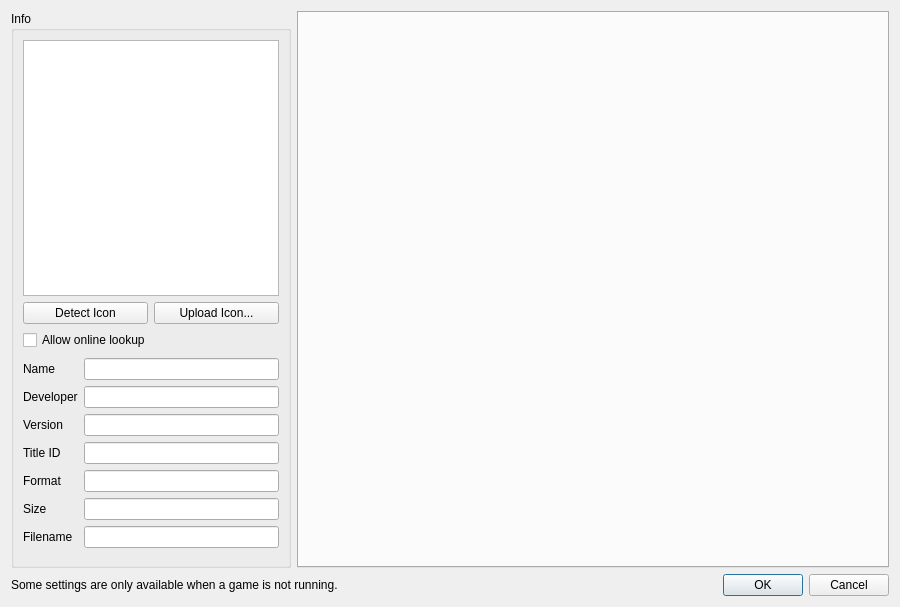
<?xml version="1.0" encoding="UTF-8"?>
<ui version="4.0">
 <class>ConfigurePerGame</class>
 <widget class="QDialog" name="ConfigurePerGame">
  <property name="geometry">
   <rect>
    <x>0</x>
    <y>0</y>
    <width>900</width>
    <height>607</height>
   </rect>
  </property>
  <property name="minimumSize">
   <size>
    <width>900</width>
    <height>0</height>
   </size>
  </property>
  <property name="windowTitle">
   <string>Dialog</string>
  </property>
  <layout class="QVBoxLayout" name="verticalLayout_3">
   <item>
    <layout class="QHBoxLayout" name="horizontalLayout">
     <item>
      <widget class="QGroupBox" name="groupBox">
       <property name="sizePolicy">
        <sizepolicy hsizetype="Maximum" vsizetype="Preferred">
         <horstretch>0</horstretch>
         <verstretch>0</verstretch>
        </sizepolicy>
       </property>
       <property name="title">
        <string>Info</string>
       </property>
       <layout class="QVBoxLayout" name="verticalLayout">
        <item alignment="Qt::AlignHCenter">
         <widget class="QGraphicsView" name="icon_view">
          <property name="sizePolicy">
           <sizepolicy hsizetype="Maximum" vsizetype="Maximum">
            <horstretch>0</horstretch>
            <verstretch>0</verstretch>
           </sizepolicy>
          </property>
          <property name="minimumSize">
           <size>
            <width>256</width>
            <height>256</height>
           </size>
          </property>
          <property name="maximumSize">
           <size>
            <width>256</width>
            <height>256</height>
           </size>
          </property>
          <property name="verticalScrollBarPolicy">
           <enum>Qt::ScrollBarAlwaysOff</enum>
          </property>
          <property name="horizontalScrollBarPolicy">
           <enum>Qt::ScrollBarAlwaysOff</enum>
          </property>
          <property name="interactive">
           <bool>false</bool>
          </property>
         </widget>
        </item>
        <item alignment="Qt::AlignHCenter">
         <widget class="QWidget" name="nup_icon_widget" native="true">
          <property name="minimumSize">
           <size>
            <width>256</width>
            <height>0</height>
           </size>
          </property>
          <property name="maximumSize">
           <size>
            <width>256</width>
            <height>16777215</height>
           </size>
          </property>
          <layout class="QGridLayout" name="nup_icon_layout">
           <property name="spacing">
            <number>6</number>
           </property>
           <property name="leftMargin">
            <number>0</number>
           </property>
           <property name="topMargin">
            <number>0</number>
           </property>
           <property name="rightMargin">
            <number>0</number>
           </property>
           <property name="bottomMargin">
            <number>2</number>
           </property>
           <item row="0" column="0">
            <widget class="QPushButton" name="button_detect_icon">
             <property name="sizePolicy">
              <sizepolicy hsizetype="Expanding" vsizetype="Fixed">
               <horstretch>0</horstretch>
               <verstretch>0</verstretch>
              </sizepolicy>
             </property>
             <property name="toolTip">
              <string>Preview a local icon next to the archive. Online lookup is optional. Apply or OK saves changes.</string>
             </property>
             <property name="text">
              <string>Detect Icon</string>
             </property>
            </widget>
           </item>
           <item row="0" column="1">
            <widget class="QPushButton" name="button_upload_icon">
             <property name="sizePolicy">
              <sizepolicy hsizetype="Expanding" vsizetype="Fixed">
               <horstretch>0</horstretch>
               <verstretch>0</verstretch>
              </sizepolicy>
             </property>
             <property name="toolTip">
              <string>Preview a local image as the game icon. Apply or OK saves changes.</string>
             </property>
             <property name="text">
              <string>Upload Icon...</string>
             </property>
            </widget>
           </item>
           <item row="1" column="0" colspan="2">
            <widget class="QCheckBox" name="allow_online_detection">
             <property name="text">
              <string>Allow online lookup</string>
             </property>
             <property name="toolTip">
              <string>If no local icon is found, send the game name to GitHub, Wikipedia and Bing to look for an icon. Disabled by default.</string>
             </property>
             <property name="checked">
              <bool>false</bool>
             </property>
            </widget>
           </item>
          </layout>
         </widget>
        </item>
        <item>
         <layout class="QGridLayout" name="gridLayout_2">
          <item row="6" column="1">
           <widget class="QLineEdit" name="display_size">
            <property name="enabled">
             <bool>true</bool>
            </property>
            <property name="readOnly">
             <bool>true</bool>
            </property>
           </widget>
          </item>
          <item row="3" column="1">
           <widget class="QLineEdit" name="display_version">
            <property name="enabled">
             <bool>true</bool>
            </property>
            <property name="readOnly">
             <bool>true</bool>
            </property>
           </widget>
          </item>
          <item row="1" column="0">
           <widget class="QLabel" name="label">
            <property name="text">
             <string>Name</string>
            </property>
           </widget>
          </item>
          <item row="4" column="0">
           <widget class="QLabel" name="label_4">
            <property name="text">
             <string>Title ID</string>
            </property>
           </widget>
          </item>
          <item row="4" column="1">
           <widget class="QLineEdit" name="display_title_id">
            <property name="enabled">
             <bool>true</bool>
            </property>
            <property name="readOnly">
             <bool>true</bool>
            </property>
           </widget>
          </item>
          <item row="7" column="1">
           <widget class="QLineEdit" name="display_filename">
            <property name="enabled">
             <bool>true</bool>
            </property>
            <property name="readOnly">
             <bool>true</bool>
            </property>
           </widget>
          </item>
          <item row="5" column="1">
           <widget class="QLineEdit" name="display_format">
            <property name="enabled">
             <bool>true</bool>
            </property>
            <property name="readOnly">
             <bool>true</bool>
            </property>
           </widget>
          </item>
          <item row="7" column="0">
           <widget class="QLabel" name="label_7">
            <property name="text">
             <string>Filename</string>
            </property>
           </widget>
          </item>
          <item row="1" column="1">
           <widget class="QLineEdit" name="display_name">
            <property name="enabled">
             <bool>true</bool>
            </property>
            <property name="readOnly">
             <bool>true</bool>
            </property>
           </widget>
          </item>
          <item row="2" column="1">
           <widget class="QLineEdit" name="display_developer">
            <property name="enabled">
             <bool>true</bool>
            </property>
            <property name="readOnly">
             <bool>true</bool>
            </property>
           </widget>
          </item>
          <item row="5" column="0">
           <widget class="QLabel" name="label_5">
            <property name="text">
             <string>Format</string>
            </property>
           </widget>
          </item>
          <item row="3" column="0">
           <widget class="QLabel" name="label_3">
            <property name="text">
             <string>Version</string>
            </property>
           </widget>
          </item>
          <item row="6" column="0">
           <widget class="QLabel" name="label_6">
            <property name="text">
             <string>Size</string>
            </property>
           </widget>
          </item>
          <item row="2" column="0">
           <widget class="QLabel" name="label_2">
            <property name="text">
             <string>Developer</string>
            </property>
           </widget>
          </item>
         </layout>
        </item>
        <item>
         <spacer name="verticalSpacer">
          <property name="orientation">
           <enum>Qt::Vertical</enum>
          </property>
          <property name="sizeHint" stdset="0">
           <size>
            <width>20</width>
            <height>40</height>
           </size>
          </property>
         </spacer>
        </item>
       </layout>
      </widget>
     </item>
     <item>
      <layout class="QVBoxLayout" name="VerticalLayout">
       <item>
        <layout class="QVBoxLayout" name="verticalLayout_2"/>
       </item>
       <item>
        <widget class="QTabWidget" name="tabWidget">
         <property name="enabled">
          <bool>true</bool>
         </property>
         <property name="currentIndex">
          <number>-1</number>
         </property>
         <property name="usesScrollButtons">
          <bool>true</bool>
         </property>
         <property name="documentMode">
          <bool>false</bool>
         </property>
         <property name="tabsClosable">
          <bool>false</bool>
         </property>
        </widget>
       </item>
      </layout>
     </item>
    </layout>
   </item>
   <item>
    <layout class="QHBoxLayout" name="horizontalLayout_2">
     <item>
      <widget class="QLabel" name="label_8">
       <property name="text">
        <string>Some settings are only available when a game is not running.</string>
       </property>
      </widget>
     </item>
     <item>
      <widget class="QDialogButtonBox" name="buttonBox">
       <property name="sizePolicy">
        <sizepolicy hsizetype="Preferred" vsizetype="Preferred">
         <horstretch>0</horstretch>
         <verstretch>0</verstretch>
        </sizepolicy>
       </property>
       <property name="orientation">
        <enum>Qt::Horizontal</enum>
       </property>
       <property name="standardButtons">
        <set>QDialogButtonBox::Cancel|QDialogButtonBox::Ok</set>
       </property>
      </widget>
     </item>
    </layout>
   </item>
  </layout>
 </widget>
 <resources/>
 <connections>
  <connection>
   <sender>buttonBox</sender>
   <signal>accepted()</signal>
   <receiver>ConfigurePerGame</receiver>
   <slot>accept()</slot>
   <hints>
    <hint type="sourcelabel">
     <x>20</x>
     <y>20</y>
    </hint>
    <hint type="destinationlabel">
     <x>20</x>
     <y>20</y>
    </hint>
   </hints>
  </connection>
  <connection>
   <sender>buttonBox</sender>
   <signal>rejected()</signal>
   <receiver>ConfigurePerGame</receiver>
   <slot>reject()</slot>
   <hints>
    <hint type="sourcelabel">
     <x>20</x>
     <y>20</y>
    </hint>
    <hint type="destinationlabel">
     <x>20</x>
     <y>20</y>
    </hint>
   </hints>
  </connection>
 </connections>
</ui>
